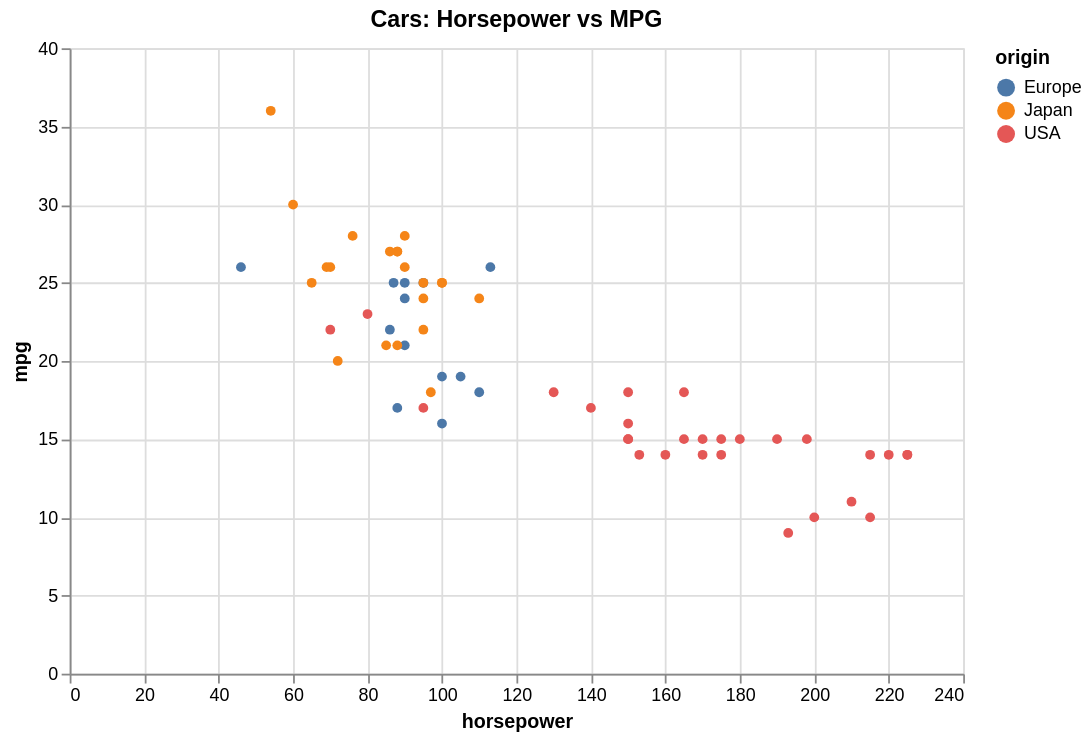

Vega-Lite specification stored for this chart:
### Vega-Lite specification from a JSON file in a GitHub repository (floating-point values rounded to 4 significant figures)
{"$schema": "https://vega.github.io/schema/vega-lite/v5.json", "data": {"values": [{"acceleration": 12.0, "cylinders": 8, "horsepower": 130, "mpg": 18, "origin": "USA", "weight": 3504}, {"acceleration": 11.5, "cylinders": 8, "horsepower": 165, "mpg": 15, "origin": "USA", "weight": 3693}, {"acceleration": 11.0, "cylinders": 8, "horsepower": 150, "mpg": 18, "origin": "USA", "weight": 3436}, {"acceleration": 12.0, "cylinders": 8, "horsepower": 150, "mpg": 16, "origin": "USA", "weight": 3433}, {"acceleration": 10.5, "cylinders": 8, "horsepower": 140, "mpg": 17, "origin": "USA", "weight": 3449}, {"acceleration": 10.0, "cylinders": 8, "horsepower": 198, "mpg": 15, "origin": "USA", "weight": 4341}, {"acceleration": 9.0, "cylinders": 8, "horsepower": 220, "mpg": 14, "origin": "USA", "weight": 4354}, {"acceleration": 8.5, "cylinders": 8, "horsepower": 215, "mpg": 14, "origin": "USA", "weight": 4312}, {"acceleration": 10.0, "cylinders": 8, "horsepower": 225, "mpg": 14, "origin": "USA", "weight": 4425}, {"acceleration": 8.5, "cylinders": 8, "horsepower": 190, "mpg": 15, "origin": "USA", "weight": 3850}, {"acceleration": 10.0, "cylinders": 8, "horsepower": 170, "mpg": 15, "origin": "USA", "weight": 3563}, {"acceleration": 8.0, "cylinders": 8, "horsepower": 160, "mpg": 14, "origin": "USA", "weight": 3609}, {"acceleration": 9.5, "cylinders": 8, "horsepower": 150, "mpg": 15, "origin": "USA", "weight": 3761}, {"acceleration": 10.0, "cylinders": 8, "horsepower": 225, "mpg": 14, "origin": "USA", "weight": 3086}, {"acceleration": 15.0, "cylinders": 4, "horsepower": 95, "mpg": 24, "origin": "Japan", "weight": 2372}, {"acceleration": 15.5, "cylinders": 4, "horsepower": 95, "mpg": 22, "origin": "Japan", "weight": 2833}, {"acceleration": 15.5, "cylinders": 4, "horsepower": 97, "mpg": 18, "origin": "Japan", "weight": 2774}, {"acceleration": 16.0, "cylinders": 4, "horsepower": 85, "mpg": 21, "origin": "Japan", "weight": 2587}, {"acceleration": 14.5, "cylinders": 4, "horsepower": 88, "mpg": 27, "origin": "Japan", "weight": 2130}, {"acceleration": 20.5, "cylinders": 4, "horsepower": 46, "mpg": 26, "origin": "Europe", "weight": 1835}, {"acceleration": 17.5, "cylinders": 4, "horsepower": 87, "mpg": 25, "origin": "Europe", "weight": 2672}, {"acceleration": 15.0, "cylinders": 4, "horsepower": 90, "mpg": 24, "origin": "Europe", "weight": 2430}, {"acceleration": 17.5, "cylinders": 4, "horsepower": 95, "mpg": 25, "origin": "Europe", "weight": 2375}, {"acceleration": 15.5, "cylinders": 4, "horsepower": 113, "mpg": 26, "origin": "Europe", "weight": 2234}, {"acceleration": 18.5, "cylinders": 4, "horsepower": 90, "mpg": 21, "origin": "Europe", "weight": 2648}, {"acceleration": 14.0, "cylinders": 8, "horsepower": 215, "mpg": 10, "origin": "USA", "weight": 4615}, {"acceleration": 13.0, "cylinders": 8, "horsepower": 200, "mpg": 10, "origin": "USA", "weight": 4376}, {"acceleration": 13.5, "cylinders": 8, "horsepower": 210, "mpg": 11, "origin": "USA", "weight": 4382}, {"acceleration": 18.0, "cylinders": 8, "horsepower": 193, "mpg": 9, "origin": "USA", "weight": 4732}, {"acceleration": 14.5, "cylinders": 4, "horsepower": 88, "mpg": 27, "origin": "Japan", "weight": 2130}, {"acceleration": 13.5, "cylinders": 4, "horsepower": 90, "mpg": 28, "origin": "Japan", "weight": 2264}, {"acceleration": 15.5, "cylinders": 4, "horsepower": 95, "mpg": 25, "origin": "Japan", "weight": 2228}, {"acceleration": 19.0, "cylinders": 4, "horsepower": 100, "mpg": 25, "origin": "Japan", "weight": 2046}, {"acceleration": 13.0, "cylinders": 4, "horsepower": 105, "mpg": 19, "origin": "Europe", "weight": 2634}, {"acceleration": 15.5, "cylinders": 4, "horsepower": 100, "mpg": 16, "origin": "Europe", "weight": 2702}, {"acceleration": 16.5, "cylinders": 4, "horsepower": 88, "mpg": 17, "origin": "Europe", "weight": 2875}, {"acceleration": 17.0, "cylinders": 4, "horsepower": 100, "mpg": 19, "origin": "Europe", "weight": 2901}, {"acceleration": 11.0, "cylinders": 6, "horsepower": 165, "mpg": 18, "origin": "USA", "weight": 3353}, {"acceleration": 11.5, "cylinders": 6, "horsepower": 175, "mpg": 14, "origin": "USA", "weight": 3169}, {"acceleration": 12.5, "cylinders": 6, "horsepower": 153, "mpg": 14, "origin": "USA", "weight": 2906}, {"acceleration": 13.5, "cylinders": 6, "horsepower": 150, "mpg": 15, "origin": "USA", "weight": 3380}, {"acceleration": 12.0, "cylinders": 8, "horsepower": 180, "mpg": 15, "origin": "USA", "weight": 3740}, {"acceleration": 11.0, "cylinders": 8, "horsepower": 170, "mpg": 14, "origin": "USA", "weight": 4080}, {"acceleration": 11.5, "cylinders": 8, "horsepower": 175, "mpg": 15, "origin": "USA", "weight": 3645}, {"acceleration": 14.0, "cylinders": 4, "horsepower": 110, "mpg": 24, "origin": "Japan", "weight": 2585}, {"acceleration": 19.0, "cylinders": 4, "horsepower": 72, "mpg": 20, "origin": "Japan", "weight": 2310}, {"acceleration": 15.0, "cylinders": 4, "horsepower": 100, "mpg": 25, "origin": "Japan", "weight": 2472}, {"acceleration": 16.0, "cylinders": 4, "horsepower": 88, "mpg": 21, "origin": "Japan", "weight": 2265}, {"acceleration": 19.5, "cylinders": 4, "horsepower": 86, "mpg": 27, "origin": "Japan", "weight": 2110}, {"acceleration": 14.5, "cylinders": 4, "horsepower": 90, "mpg": 26, "origin": "Japan", "weight": 2800}, {"acceleration": 19.5, "cylinders": 4, "horsepower": 70, "mpg": 26, "origin": "Japan", "weight": 2110}, {"acceleration": 17.0, "cylinders": 4, "horsepower": 76, "mpg": 28, "origin": "Japan", "weight": 2085}, {"acceleration": 17.0, "cylinders": 4, "horsepower": 65, "mpg": 25, "origin": "Japan", "weight": 2245}, {"acceleration": 15.0, "cylinders": 4, "horsepower": 69, "mpg": 26, "origin": "Japan", "weight": 1965}, {"acceleration": 17.0, "cylinders": 4, "horsepower": 60, "mpg": 30, "origin": "Japan", "weight": 1755}, {"acceleration": 14.0, "cylinders": 6, "horsepower": 70, "mpg": 22, "origin": "USA", "weight": 2815}, {"acceleration": 12.5, "cylinders": 6, "horsepower": 95, "mpg": 17, "origin": "USA", "weight": 3210}, {"acceleration": 13.5, "cylinders": 6, "horsepower": 80, "mpg": 23, "origin": "USA", "weight": 3380}, {"acceleration": 15.5, "cylinders": 4, "horsepower": 54, "mpg": 36, "origin": "Japan", "weight": 1760}, {"acceleration": 14.0, "cylinders": 4, "horsepower": 90, "mpg": 25, "origin": "Europe", "weight": 2130}, {"acceleration": 15.5, "cylinders": 4, "horsepower": 86, "mpg": 22, "origin": "Europe", "weight": 2205}, {"acceleration": 13.5, "cylinders": 4, "horsepower": 110, "mpg": 18, "origin": "Europe", "weight": 2245}]}, "encoding": {"color": {"field": "origin", "type": "nominal"}, "opacity": {"condition": {"empty": true, "param": "legend_selection", "value": 1}, "value": 0.15}, "tooltip": [{"field": "horsepower", "type": "quantitative"}, {"field": "origin", "type": "nominal"}, {"field": "mpg", "type": "quantitative"}], "x": {"field": "horsepower", "type": "quantitative"}, "y": {"field": "mpg", "type": "quantitative"}}, "height": 350, "mark": {"filled": true, "type": "point"}, "params": [{"bind": "scales", "name": "grid", "select": {"encodings": ["x", "y"], "type": "interval"}}, {"bind": "legend", "name": "legend_selection", "select": {"fields": ["origin"], "type": "point"}}, {"name": "hover_nearest", "select": {"nearest": true, "on": "pointerover", "type": "point"}}], "title": "Cars: Horsepower vs MPG", "width": 500}
